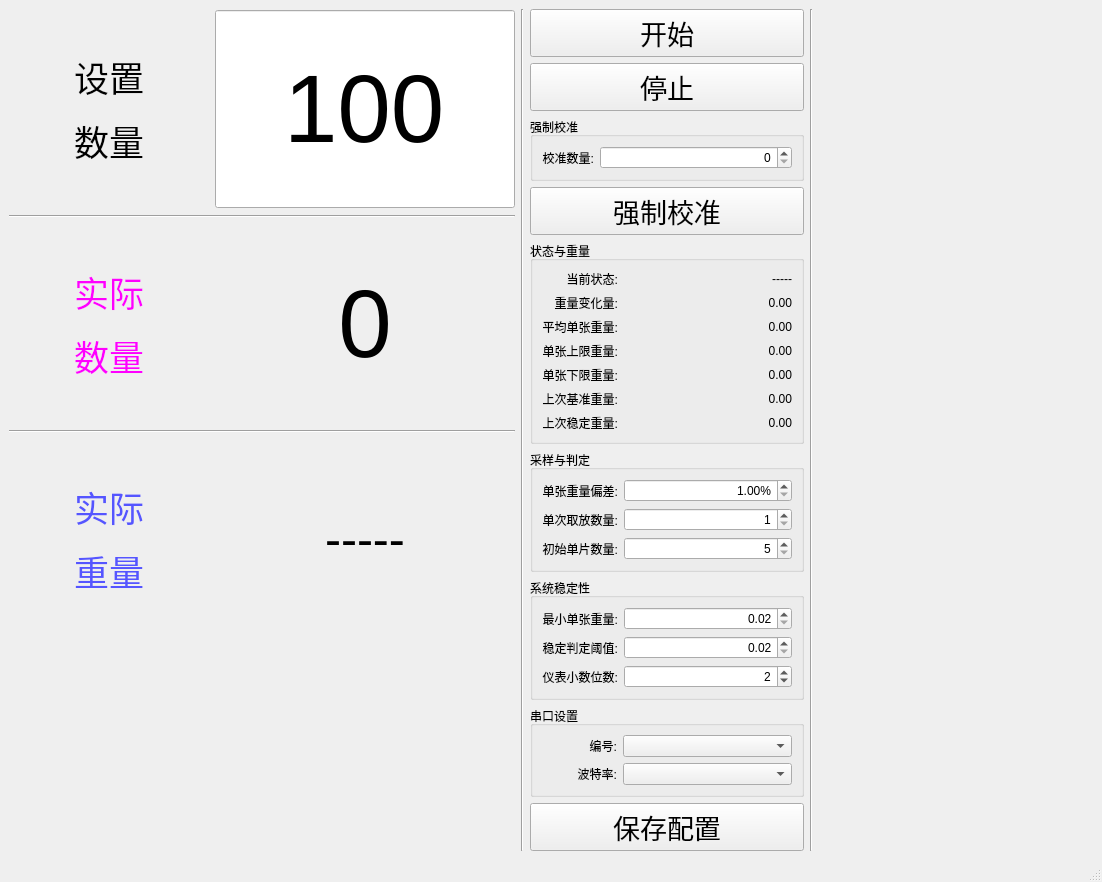
<?xml version="1.0" encoding="UTF-8"?>
<ui version="4.0">
 <class>MainWindow</class>
 <widget class="QMainWindow" name="MainWindow">
  <property name="geometry">
   <rect>
    <x>0</x>
    <y>0</y>
    <width>1102</width>
    <height>882</height>
   </rect>
  </property>
  <property name="windowTitle">
   <string>MainWindow</string>
  </property>
  <widget class="QWidget" name="centralwidget">
   <layout class="QHBoxLayout" name="horizontalLayout_5">
    <item>
     <layout class="QVBoxLayout" name="verticalLayout_2">
      <item>
       <layout class="QHBoxLayout" name="horizontalLayout">
        <item>
         <widget class="QLabel" name="label_3">
          <property name="minimumSize">
           <size>
            <width>200</width>
            <height>200</height>
           </size>
          </property>
          <property name="maximumSize">
           <size>
            <width>200</width>
            <height>200</height>
           </size>
          </property>
          <property name="text">
           <string>&lt;html&gt;&lt;head/&gt;&lt;body&gt;&lt;p align=&quot;center&quot;&gt;&lt;span style=&quot; font-size:26pt;&quot;&gt;设置&lt;/span&gt;&lt;/p&gt;&lt;p align=&quot;center&quot;&gt;&lt;span style=&quot; font-size:26pt;&quot;&gt;数量&lt;/span&gt;&lt;/p&gt;&lt;/body&gt;&lt;/html&gt;</string>
          </property>
         </widget>
        </item>
        <item>
         <widget class="QSpinBox" name="spnTargetPieces">
          <property name="sizePolicy">
           <sizepolicy hsizetype="Preferred" vsizetype="Preferred">
            <horstretch>0</horstretch>
            <verstretch>0</verstretch>
           </sizepolicy>
          </property>
          <property name="minimumSize">
           <size>
            <width>300</width>
            <height>200</height>
           </size>
          </property>
          <property name="maximumSize">
           <size>
            <width>300</width>
            <height>200</height>
           </size>
          </property>
          <property name="font">
           <font>
            <pointsize>72</pointsize>
           </font>
          </property>
          <property name="focusPolicy">
           <enum>Qt::FocusPolicy::ClickFocus</enum>
          </property>
          <property name="alignment">
           <set>Qt::AlignmentFlag::AlignCenter</set>
          </property>
          <property name="buttonSymbols">
           <enum>QAbstractSpinBox::ButtonSymbols::NoButtons</enum>
          </property>
          <property name="minimum">
           <number>1</number>
          </property>
          <property name="maximum">
           <number>999</number>
          </property>
          <property name="value">
           <number>100</number>
          </property>
         </widget>
        </item>
       </layout>
      </item>
      <item>
       <widget class="Line" name="line_2">
        <property name="orientation">
         <enum>Qt::Orientation::Horizontal</enum>
        </property>
       </widget>
      </item>
      <item>
       <layout class="QHBoxLayout" name="horizontalLayout_2">
        <item>
         <widget class="QLabel" name="label_4">
          <property name="minimumSize">
           <size>
            <width>200</width>
            <height>200</height>
           </size>
          </property>
          <property name="maximumSize">
           <size>
            <width>200</width>
            <height>200</height>
           </size>
          </property>
          <property name="text">
           <string>&lt;html&gt;&lt;head/&gt;&lt;body&gt;&lt;p align=&quot;center&quot;&gt;&lt;span style=&quot; font-size:26pt; color:#ff00ff;&quot;&gt;实际&lt;/span&gt;&lt;/p&gt;&lt;p align=&quot;center&quot;&gt;&lt;span style=&quot; font-size:26pt; color:#ff00ff;&quot;&gt;数量&lt;/span&gt;&lt;/p&gt;&lt;/body&gt;&lt;/html&gt;</string>
          </property>
         </widget>
        </item>
        <item>
         <widget class="QLabel" name="lblTotalPieces">
          <property name="minimumSize">
           <size>
            <width>300</width>
            <height>200</height>
           </size>
          </property>
          <property name="maximumSize">
           <size>
            <width>300</width>
            <height>200</height>
           </size>
          </property>
          <property name="font">
           <font>
            <pointsize>72</pointsize>
           </font>
          </property>
          <property name="text">
           <string>0</string>
          </property>
          <property name="scaledContents">
           <bool>false</bool>
          </property>
          <property name="alignment">
           <set>Qt::AlignmentFlag::AlignCenter</set>
          </property>
         </widget>
        </item>
       </layout>
      </item>
      <item>
       <widget class="Line" name="line_3">
        <property name="orientation">
         <enum>Qt::Orientation::Horizontal</enum>
        </property>
       </widget>
      </item>
      <item>
       <layout class="QHBoxLayout" name="horizontalLayout_3">
        <item>
         <widget class="QLabel" name="label_8">
          <property name="minimumSize">
           <size>
            <width>200</width>
            <height>200</height>
           </size>
          </property>
          <property name="maximumSize">
           <size>
            <width>200</width>
            <height>200</height>
           </size>
          </property>
          <property name="text">
           <string>&lt;html&gt;&lt;head/&gt;&lt;body&gt;&lt;p align=&quot;center&quot;&gt;&lt;span style=&quot; font-size:26pt; color:#5555ff;&quot;&gt;实际&lt;/span&gt;&lt;/p&gt;&lt;p align=&quot;center&quot;&gt;&lt;span style=&quot; font-size:26pt; color:#5555ff;&quot;&gt;重量&lt;/span&gt;&lt;/p&gt;&lt;/body&gt;&lt;/html&gt;</string>
          </property>
         </widget>
        </item>
        <item>
         <widget class="QLabel" name="lblActWeight">
          <property name="minimumSize">
           <size>
            <width>300</width>
            <height>200</height>
           </size>
          </property>
          <property name="maximumSize">
           <size>
            <width>300</width>
            <height>200</height>
           </size>
          </property>
          <property name="font">
           <font>
            <pointsize>36</pointsize>
           </font>
          </property>
          <property name="text">
           <string>-----</string>
          </property>
          <property name="scaledContents">
           <bool>false</bool>
          </property>
          <property name="alignment">
           <set>Qt::AlignmentFlag::AlignCenter</set>
          </property>
         </widget>
        </item>
       </layout>
      </item>
      <item>
       <spacer name="verticalSpacer_2">
        <property name="orientation">
         <enum>Qt::Orientation::Vertical</enum>
        </property>
        <property name="sizeHint" stdset="0">
         <size>
          <width>20</width>
          <height>40</height>
         </size>
        </property>
       </spacer>
      </item>
     </layout>
    </item>
    <item>
     <widget class="Line" name="line">
      <property name="orientation">
       <enum>Qt::Orientation::Vertical</enum>
      </property>
     </widget>
    </item>
    <item>
     <layout class="QVBoxLayout" name="verticalLayout">
      <item>
       <widget class="QPushButton" name="btnStart">
        <property name="minimumSize">
         <size>
          <width>180</width>
          <height>0</height>
         </size>
        </property>
        <property name="maximumSize">
         <size>
          <width>16777215</width>
          <height>16777215</height>
         </size>
        </property>
        <property name="font">
         <font>
          <pointsize>20</pointsize>
         </font>
        </property>
        <property name="text">
         <string>开始</string>
        </property>
       </widget>
      </item>
      <item>
       <widget class="QPushButton" name="btnStop">
        <property name="font">
         <font>
          <pointsize>20</pointsize>
         </font>
        </property>
        <property name="text">
         <string>停止</string>
        </property>
       </widget>
      </item>
      <item>
       <widget class="QGroupBox" name="groupBox_5">
        <property name="sizePolicy">
         <sizepolicy hsizetype="Preferred" vsizetype="Minimum">
          <horstretch>0</horstretch>
          <verstretch>0</verstretch>
         </sizepolicy>
        </property>
        <property name="maximumSize">
         <size>
          <width>16777215</width>
          <height>16777215</height>
         </size>
        </property>
        <property name="title">
         <string>强制校准</string>
        </property>
        <layout class="QFormLayout" name="formLayout_2">
         <item row="0" column="0">
          <widget class="QLabel" name="label_20">
           <property name="sizePolicy">
            <sizepolicy hsizetype="Minimum" vsizetype="Preferred">
             <horstretch>0</horstretch>
             <verstretch>0</verstretch>
            </sizepolicy>
           </property>
           <property name="text">
            <string>校准数量:</string>
           </property>
           <property name="alignment">
            <set>Qt::AlignmentFlag::AlignRight|Qt::AlignmentFlag::AlignTrailing|Qt::AlignmentFlag::AlignVCenter</set>
           </property>
          </widget>
         </item>
         <item row="0" column="1">
          <widget class="QSpinBox" name="spnForcePieces">
           <property name="sizePolicy">
            <sizepolicy hsizetype="Preferred" vsizetype="Preferred">
             <horstretch>0</horstretch>
             <verstretch>0</verstretch>
            </sizepolicy>
           </property>
           <property name="minimumSize">
            <size>
             <width>0</width>
             <height>0</height>
            </size>
           </property>
           <property name="focusPolicy">
            <enum>Qt::FocusPolicy::ClickFocus</enum>
           </property>
           <property name="alignment">
            <set>Qt::AlignmentFlag::AlignRight|Qt::AlignmentFlag::AlignTrailing|Qt::AlignmentFlag::AlignVCenter</set>
           </property>
           <property name="minimum">
            <number>0</number>
           </property>
           <property name="maximum">
            <number>999</number>
           </property>
           <property name="value">
            <number>0</number>
           </property>
          </widget>
         </item>
        </layout>
       </widget>
      </item>
      <item>
       <widget class="QPushButton" name="btnForce">
        <property name="enabled">
         <bool>true</bool>
        </property>
        <property name="font">
         <font>
          <pointsize>20</pointsize>
         </font>
        </property>
        <property name="text">
         <string>强制校准</string>
        </property>
       </widget>
      </item>
      <item>
       <spacer name="verticalSpacer">
        <property name="orientation">
         <enum>Qt::Orientation::Vertical</enum>
        </property>
        <property name="sizeType">
         <enum>QSizePolicy::Policy::Expanding</enum>
        </property>
        <property name="sizeHint" stdset="0">
         <size>
          <width>20</width>
          <height>5</height>
         </size>
        </property>
       </spacer>
      </item>
      <item>
       <widget class="QGroupBox" name="groupBox">
        <property name="title">
         <string>状态与重量</string>
        </property>
        <layout class="QFormLayout" name="formLayout">
         <property name="labelAlignment">
          <set>Qt::AlignmentFlag::AlignRight|Qt::AlignmentFlag::AlignTrailing|Qt::AlignmentFlag::AlignVCenter</set>
         </property>
         <item row="0" column="0">
          <widget class="QLabel" name="label_21">
           <property name="sizePolicy">
            <sizepolicy hsizetype="Minimum" vsizetype="Preferred">
             <horstretch>0</horstretch>
             <verstretch>0</verstretch>
            </sizepolicy>
           </property>
           <property name="text">
            <string>当前状态:</string>
           </property>
           <property name="alignment">
            <set>Qt::AlignmentFlag::AlignRight|Qt::AlignmentFlag::AlignTrailing|Qt::AlignmentFlag::AlignVCenter</set>
           </property>
          </widget>
         </item>
         <item row="0" column="1">
          <widget class="QLabel" name="lblState">
           <property name="text">
            <string>-----</string>
           </property>
           <property name="alignment">
            <set>Qt::AlignmentFlag::AlignRight|Qt::AlignmentFlag::AlignTrailing|Qt::AlignmentFlag::AlignVCenter</set>
           </property>
          </widget>
         </item>
         <item row="1" column="0">
          <widget class="QLabel" name="label_10">
           <property name="sizePolicy">
            <sizepolicy hsizetype="Minimum" vsizetype="Preferred">
             <horstretch>0</horstretch>
             <verstretch>0</verstretch>
            </sizepolicy>
           </property>
           <property name="text">
            <string>重量变化量:</string>
           </property>
           <property name="alignment">
            <set>Qt::AlignmentFlag::AlignRight|Qt::AlignmentFlag::AlignTrailing|Qt::AlignmentFlag::AlignVCenter</set>
           </property>
          </widget>
         </item>
         <item row="1" column="1">
          <widget class="QLabel" name="lblDeltaWeight">
           <property name="text">
            <string>0.00</string>
           </property>
           <property name="alignment">
            <set>Qt::AlignmentFlag::AlignRight|Qt::AlignmentFlag::AlignTrailing|Qt::AlignmentFlag::AlignVCenter</set>
           </property>
          </widget>
         </item>
         <item row="2" column="0">
          <widget class="QLabel" name="label_6">
           <property name="sizePolicy">
            <sizepolicy hsizetype="Minimum" vsizetype="Preferred">
             <horstretch>0</horstretch>
             <verstretch>0</verstretch>
            </sizepolicy>
           </property>
           <property name="text">
            <string>平均单张重量:</string>
           </property>
           <property name="alignment">
            <set>Qt::AlignmentFlag::AlignRight|Qt::AlignmentFlag::AlignTrailing|Qt::AlignmentFlag::AlignVCenter</set>
           </property>
          </widget>
         </item>
         <item row="2" column="1">
          <widget class="QLabel" name="lblAvgWeight">
           <property name="text">
            <string>0.00</string>
           </property>
           <property name="alignment">
            <set>Qt::AlignmentFlag::AlignRight|Qt::AlignmentFlag::AlignTrailing|Qt::AlignmentFlag::AlignVCenter</set>
           </property>
          </widget>
         </item>
         <item row="3" column="0">
          <widget class="QLabel" name="label_9">
           <property name="sizePolicy">
            <sizepolicy hsizetype="Minimum" vsizetype="Preferred">
             <horstretch>0</horstretch>
             <verstretch>0</verstretch>
            </sizepolicy>
           </property>
           <property name="text">
            <string>单张上限重量:</string>
           </property>
           <property name="alignment">
            <set>Qt::AlignmentFlag::AlignRight|Qt::AlignmentFlag::AlignTrailing|Qt::AlignmentFlag::AlignVCenter</set>
           </property>
          </widget>
         </item>
         <item row="3" column="1">
          <widget class="QLabel" name="lblTolHigh">
           <property name="text">
            <string>0.00</string>
           </property>
           <property name="alignment">
            <set>Qt::AlignmentFlag::AlignRight|Qt::AlignmentFlag::AlignTrailing|Qt::AlignmentFlag::AlignVCenter</set>
           </property>
          </widget>
         </item>
         <item row="4" column="0">
          <widget class="QLabel" name="label_11">
           <property name="sizePolicy">
            <sizepolicy hsizetype="Minimum" vsizetype="Preferred">
             <horstretch>0</horstretch>
             <verstretch>0</verstretch>
            </sizepolicy>
           </property>
           <property name="text">
            <string>单张下限重量:</string>
           </property>
           <property name="alignment">
            <set>Qt::AlignmentFlag::AlignRight|Qt::AlignmentFlag::AlignTrailing|Qt::AlignmentFlag::AlignVCenter</set>
           </property>
          </widget>
         </item>
         <item row="4" column="1">
          <widget class="QLabel" name="lblTolLow">
           <property name="text">
            <string>0.00</string>
           </property>
           <property name="alignment">
            <set>Qt::AlignmentFlag::AlignRight|Qt::AlignmentFlag::AlignTrailing|Qt::AlignmentFlag::AlignVCenter</set>
           </property>
          </widget>
         </item>
         <item row="5" column="0">
          <widget class="QLabel" name="label_12">
           <property name="sizePolicy">
            <sizepolicy hsizetype="Minimum" vsizetype="Preferred">
             <horstretch>0</horstretch>
             <verstretch>0</verstretch>
            </sizepolicy>
           </property>
           <property name="text">
            <string>上次基准重量:</string>
           </property>
           <property name="alignment">
            <set>Qt::AlignmentFlag::AlignRight|Qt::AlignmentFlag::AlignTrailing|Qt::AlignmentFlag::AlignVCenter</set>
           </property>
          </widget>
         </item>
         <item row="5" column="1">
          <widget class="QLabel" name="lblBaselineWeight">
           <property name="text">
            <string>0.00</string>
           </property>
           <property name="alignment">
            <set>Qt::AlignmentFlag::AlignRight|Qt::AlignmentFlag::AlignTrailing|Qt::AlignmentFlag::AlignVCenter</set>
           </property>
          </widget>
         </item>
         <item row="6" column="0">
          <widget class="QLabel" name="label_15">
           <property name="sizePolicy">
            <sizepolicy hsizetype="Minimum" vsizetype="Preferred">
             <horstretch>0</horstretch>
             <verstretch>0</verstretch>
            </sizepolicy>
           </property>
           <property name="text">
            <string>上次稳定重量:</string>
           </property>
           <property name="alignment">
            <set>Qt::AlignmentFlag::AlignRight|Qt::AlignmentFlag::AlignTrailing|Qt::AlignmentFlag::AlignVCenter</set>
           </property>
          </widget>
         </item>
         <item row="6" column="1">
          <widget class="QLabel" name="lblLastStableWeight">
           <property name="text">
            <string>0.00</string>
           </property>
           <property name="alignment">
            <set>Qt::AlignmentFlag::AlignRight|Qt::AlignmentFlag::AlignTrailing|Qt::AlignmentFlag::AlignVCenter</set>
           </property>
          </widget>
         </item>
        </layout>
       </widget>
      </item>
      <item>
       <widget class="QGroupBox" name="groupBox_2">
        <property name="title">
         <string>采样与判定</string>
        </property>
        <layout class="QFormLayout" name="formLayout_3">
         <item row="0" column="0">
          <widget class="QLabel" name="label_14">
           <property name="sizePolicy">
            <sizepolicy hsizetype="Minimum" vsizetype="Preferred">
             <horstretch>0</horstretch>
             <verstretch>0</verstretch>
            </sizepolicy>
           </property>
           <property name="text">
            <string>单张重量偏差:</string>
           </property>
           <property name="alignment">
            <set>Qt::AlignmentFlag::AlignRight|Qt::AlignmentFlag::AlignTrailing|Qt::AlignmentFlag::AlignVCenter</set>
           </property>
          </widget>
         </item>
         <item row="0" column="1">
          <widget class="QDoubleSpinBox" name="dspnTolerancePercent">
           <property name="minimumSize">
            <size>
             <width>0</width>
             <height>0</height>
            </size>
           </property>
           <property name="focusPolicy">
            <enum>Qt::FocusPolicy::ClickFocus</enum>
           </property>
           <property name="alignment">
            <set>Qt::AlignmentFlag::AlignRight|Qt::AlignmentFlag::AlignTrailing|Qt::AlignmentFlag::AlignVCenter</set>
           </property>
           <property name="suffix">
            <string>%</string>
           </property>
           <property name="decimals">
            <number>2</number>
           </property>
           <property name="minimum">
            <double>1.000000000000000</double>
           </property>
           <property name="maximum">
            <double>20.000000000000000</double>
           </property>
           <property name="singleStep">
            <double>1.000000000000000</double>
           </property>
          </widget>
         </item>
         <item row="1" column="0">
          <widget class="QLabel" name="label_18">
           <property name="sizePolicy">
            <sizepolicy hsizetype="Minimum" vsizetype="Preferred">
             <horstretch>0</horstretch>
             <verstretch>0</verstretch>
            </sizepolicy>
           </property>
           <property name="text">
            <string>单次取放数量:</string>
           </property>
           <property name="alignment">
            <set>Qt::AlignmentFlag::AlignRight|Qt::AlignmentFlag::AlignTrailing|Qt::AlignmentFlag::AlignVCenter</set>
           </property>
          </widget>
         </item>
         <item row="1" column="1">
          <widget class="QSpinBox" name="spnMaxBatchPieces">
           <property name="minimumSize">
            <size>
             <width>0</width>
             <height>0</height>
            </size>
           </property>
           <property name="focusPolicy">
            <enum>Qt::FocusPolicy::ClickFocus</enum>
           </property>
           <property name="alignment">
            <set>Qt::AlignmentFlag::AlignRight|Qt::AlignmentFlag::AlignTrailing|Qt::AlignmentFlag::AlignVCenter</set>
           </property>
           <property name="minimum">
            <number>1</number>
           </property>
           <property name="maximum">
            <number>4</number>
           </property>
          </widget>
         </item>
         <item row="2" column="0">
          <widget class="QLabel" name="label_22">
           <property name="sizePolicy">
            <sizepolicy hsizetype="Minimum" vsizetype="Preferred">
             <horstretch>0</horstretch>
             <verstretch>0</verstretch>
            </sizepolicy>
           </property>
           <property name="text">
            <string>初始单片数量:</string>
           </property>
           <property name="alignment">
            <set>Qt::AlignmentFlag::AlignRight|Qt::AlignmentFlag::AlignTrailing|Qt::AlignmentFlag::AlignVCenter</set>
           </property>
          </widget>
         </item>
         <item row="2" column="1">
          <widget class="QSpinBox" name="spnInitialSinglePieces">
           <property name="minimumSize">
            <size>
             <width>0</width>
             <height>0</height>
            </size>
           </property>
           <property name="focusPolicy">
            <enum>Qt::FocusPolicy::ClickFocus</enum>
           </property>
           <property name="alignment">
            <set>Qt::AlignmentFlag::AlignRight|Qt::AlignmentFlag::AlignTrailing|Qt::AlignmentFlag::AlignVCenter</set>
           </property>
           <property name="minimum">
            <number>5</number>
           </property>
           <property name="maximum">
            <number>20</number>
           </property>
          </widget>
         </item>
        </layout>
       </widget>
      </item>
      <item>
       <widget class="QGroupBox" name="groupBox_3">
        <property name="title">
         <string>系统稳定性</string>
        </property>
        <layout class="QFormLayout" name="formLayout_4">
         <item row="0" column="0">
          <widget class="QLabel" name="label_13">
           <property name="sizePolicy">
            <sizepolicy hsizetype="Minimum" vsizetype="Preferred">
             <horstretch>0</horstretch>
             <verstretch>0</verstretch>
            </sizepolicy>
           </property>
           <property name="text">
            <string>最小单张重量:</string>
           </property>
           <property name="alignment">
            <set>Qt::AlignmentFlag::AlignRight|Qt::AlignmentFlag::AlignTrailing|Qt::AlignmentFlag::AlignVCenter</set>
           </property>
          </widget>
         </item>
         <item row="0" column="1">
          <widget class="QDoubleSpinBox" name="dspnInitialMinWeight">
           <property name="minimumSize">
            <size>
             <width>0</width>
             <height>0</height>
            </size>
           </property>
           <property name="focusPolicy">
            <enum>Qt::FocusPolicy::ClickFocus</enum>
           </property>
           <property name="alignment">
            <set>Qt::AlignmentFlag::AlignRight|Qt::AlignmentFlag::AlignTrailing|Qt::AlignmentFlag::AlignVCenter</set>
           </property>
           <property name="decimals">
            <number>2</number>
           </property>
           <property name="minimum">
            <double>0.020000000000000</double>
           </property>
           <property name="maximum">
            <double>100.000000000000000</double>
           </property>
           <property name="singleStep">
            <double>1.000000000000000</double>
           </property>
          </widget>
         </item>
         <item row="1" column="0">
          <widget class="QLabel" name="label_7">
           <property name="sizePolicy">
            <sizepolicy hsizetype="Minimum" vsizetype="Preferred">
             <horstretch>0</horstretch>
             <verstretch>0</verstretch>
            </sizepolicy>
           </property>
           <property name="text">
            <string>稳定判定阈值:</string>
           </property>
           <property name="alignment">
            <set>Qt::AlignmentFlag::AlignRight|Qt::AlignmentFlag::AlignTrailing|Qt::AlignmentFlag::AlignVCenter</set>
           </property>
          </widget>
         </item>
         <item row="1" column="1">
          <widget class="QDoubleSpinBox" name="dspnStabilityThreshold">
           <property name="minimumSize">
            <size>
             <width>0</width>
             <height>0</height>
            </size>
           </property>
           <property name="focusPolicy">
            <enum>Qt::FocusPolicy::ClickFocus</enum>
           </property>
           <property name="alignment">
            <set>Qt::AlignmentFlag::AlignRight|Qt::AlignmentFlag::AlignTrailing|Qt::AlignmentFlag::AlignVCenter</set>
           </property>
           <property name="decimals">
            <number>2</number>
           </property>
           <property name="minimum">
            <double>0.020000000000000</double>
           </property>
           <property name="maximum">
            <double>1.000000000000000</double>
           </property>
           <property name="singleStep">
            <double>0.010000000000000</double>
           </property>
          </widget>
         </item>
         <item row="2" column="0">
          <widget class="QLabel" name="label_19">
           <property name="sizePolicy">
            <sizepolicy hsizetype="Minimum" vsizetype="Preferred">
             <horstretch>0</horstretch>
             <verstretch>0</verstretch>
            </sizepolicy>
           </property>
           <property name="text">
            <string>仪表小数位数:</string>
           </property>
           <property name="alignment">
            <set>Qt::AlignmentFlag::AlignRight|Qt::AlignmentFlag::AlignTrailing|Qt::AlignmentFlag::AlignVCenter</set>
           </property>
          </widget>
         </item>
         <item row="2" column="1">
          <widget class="QSpinBox" name="spnDecimalPlaces">
           <property name="minimumSize">
            <size>
             <width>0</width>
             <height>0</height>
            </size>
           </property>
           <property name="focusPolicy">
            <enum>Qt::FocusPolicy::ClickFocus</enum>
           </property>
           <property name="alignment">
            <set>Qt::AlignmentFlag::AlignRight|Qt::AlignmentFlag::AlignTrailing|Qt::AlignmentFlag::AlignVCenter</set>
           </property>
           <property name="minimum">
            <number>0</number>
           </property>
           <property name="maximum">
            <number>4</number>
           </property>
           <property name="value">
            <number>2</number>
           </property>
          </widget>
         </item>
        </layout>
       </widget>
      </item>
      <item>
       <widget class="QGroupBox" name="groupBox_4">
        <property name="title">
         <string>串口设置</string>
        </property>
        <layout class="QFormLayout" name="formLayout_5">
         <item row="0" column="1">
          <widget class="QComboBox" name="cbPort">
           <property name="sizePolicy">
            <sizepolicy hsizetype="Preferred" vsizetype="Preferred">
             <horstretch>0</horstretch>
             <verstretch>0</verstretch>
            </sizepolicy>
           </property>
           <property name="focusPolicy">
            <enum>Qt::FocusPolicy::ClickFocus</enum>
           </property>
          </widget>
         </item>
         <item row="1" column="1">
          <widget class="QComboBox" name="cbBaudRate">
           <property name="sizePolicy">
            <sizepolicy hsizetype="Preferred" vsizetype="Preferred">
             <horstretch>0</horstretch>
             <verstretch>0</verstretch>
            </sizepolicy>
           </property>
           <property name="focusPolicy">
            <enum>Qt::FocusPolicy::ClickFocus</enum>
           </property>
          </widget>
         </item>
         <item row="0" column="0">
          <widget class="QLabel" name="label_23">
           <property name="sizePolicy">
            <sizepolicy hsizetype="Fixed" vsizetype="Preferred">
             <horstretch>0</horstretch>
             <verstretch>0</verstretch>
            </sizepolicy>
           </property>
           <property name="minimumSize">
            <size>
             <width>75</width>
             <height>0</height>
            </size>
           </property>
           <property name="text">
            <string>编号:</string>
           </property>
           <property name="alignment">
            <set>Qt::AlignmentFlag::AlignRight|Qt::AlignmentFlag::AlignTrailing|Qt::AlignmentFlag::AlignVCenter</set>
           </property>
          </widget>
         </item>
         <item row="1" column="0">
          <widget class="QLabel" name="label_24">
           <property name="sizePolicy">
            <sizepolicy hsizetype="Fixed" vsizetype="Preferred">
             <horstretch>0</horstretch>
             <verstretch>0</verstretch>
            </sizepolicy>
           </property>
           <property name="minimumSize">
            <size>
             <width>75</width>
             <height>0</height>
            </size>
           </property>
           <property name="text">
            <string>波特率:</string>
           </property>
           <property name="alignment">
            <set>Qt::AlignmentFlag::AlignRight|Qt::AlignmentFlag::AlignTrailing|Qt::AlignmentFlag::AlignVCenter</set>
           </property>
          </widget>
         </item>
        </layout>
       </widget>
      </item>
      <item>
       <widget class="QPushButton" name="btnSaveParams">
        <property name="font">
         <font>
          <pointsize>20</pointsize>
         </font>
        </property>
        <property name="text">
         <string>保存配置</string>
        </property>
       </widget>
      </item>
     </layout>
    </item>
    <item>
     <widget class="Line" name="line_4">
      <property name="orientation">
       <enum>Qt::Orientation::Vertical</enum>
      </property>
     </widget>
    </item>
    <item>
     <spacer name="horizontalSpacer">
      <property name="orientation">
       <enum>Qt::Orientation::Horizontal</enum>
      </property>
      <property name="sizeType">
       <enum>QSizePolicy::Policy::Preferred</enum>
      </property>
      <property name="sizeHint" stdset="0">
       <size>
        <width>0</width>
        <height>0</height>
       </size>
      </property>
     </spacer>
    </item>
    <item>
     <widget class="QWidget" name="rightPanel" native="true">
      <layout class="QHBoxLayout" name="horizontalLayout_4">
       <item>
        <widget class="QWidget" name="widget" native="true"/>
       </item>
      </layout>
     </widget>
    </item>
   </layout>
  </widget>
  <widget class="QStatusBar" name="statusbar"/>
 </widget>
 <resources/>
 <connections/>
</ui>
